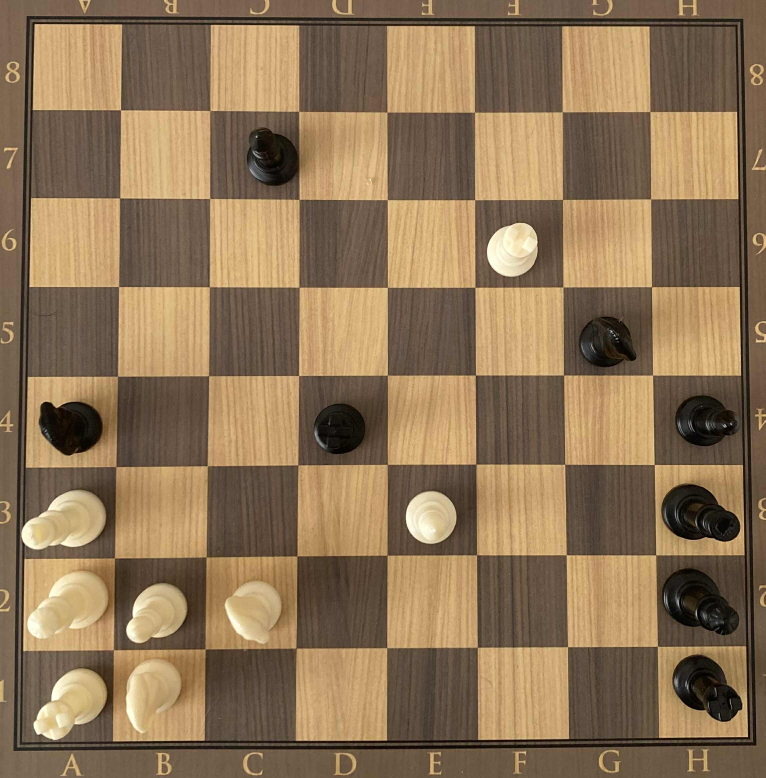
#> input picture testing-images/15.jpg, 2296 x 2334 px (shown at 1/3 size)
$ python board_processor.py   (older library calls are emulated)
#> lines starting #> are read from the running program, lines starting #| are printed output that depends on the picture
#> further down, image is the input picture: shape (2334, 2296, 3); mean B, G, R 86.3, 116.5, 141.8
### image_processor/preprocessor.py
"""
Board2Board – Primary Preprocessing Module
Author: Jared Aung © 2025 All rights reserved.

Description:
------------
This module performs the **primary preprocessing stage** of chessboard detection:
1. Applies edge detection (Canny) and Hough Transform to detect chessboard lines.
2. Computes intersections of vertical and horizontal lines.
3. Clusters intersection points to remove duplicates and noise.
4. Identifies four board corners (top-left, top-right, bottom-right, bottom-left).
5. Warps the detected chessboard into a normalized square (top-down perspective).

Additionally:
- Extracts training features (intensity, edge density, entropy, etc.)
  to log for regression models predicting optimal thresholds.
- Integrates ML models (loaded via `joblib`) to predict thresholds if thresholds are set to 0.
"""

import cv2
import numpy as np
from sklearn.cluster import AgglomerativeClustering
from scipy.spatial.distance import pdist
from collections import defaultdict
from skimage.measure import shannon_entropy
import joblib

# -------------------- DATA STRUCTURES --------------------
# Stores features collected during Hough line detection
primary_hough_training_data = {
    "mean_intensity": 0.0,
    "std_intensity": 0.0,
    "edge_density": 0.0,
    "gradient_mean": 0.0,
    "gradient_std": 0.0,
    "entropy": 0.0,
    "aspect_ratio": 0.0,
    "mean_distance": 0.0,
    "std_distance": 0.0,
    "hough_threshold": 0
}

# Stores features collected during intersection clustering
primary_clustering_data = {
    "num_points": 0,
    "mean_distance": 0.0,
    "std_distance": 0.0,
    "cluster_threshold": 0
}

# -------------------- HELPER FUNCTIONS --------------------
def compute_intersection(rho1, theta1, rho2, theta2):
    """
    Computes intersection point of two Hough lines (in polar form).

    Args:
        rho1, theta1: Parameters of the first line.
        rho2, theta2: Parameters of the second line.

    Returns:
        (x, y) tuple of intersection point (int), or None if lines are parallel.
    """
    a1, b1 = np.cos(theta1), np.sin(theta1)
    a2, b2 = np.cos(theta2), np.sin(theta2)
    A = np.array([[a1, b1], [a2, b2]])
    B = np.array([[rho1], [rho2]])
    if np.abs(np.linalg.det(A)) < 1e-10:  # Avoid nearly parallel lines
        return None
    intersection = np.linalg.solve(A, B)
    return tuple(np.round(intersection.flatten()).astype(int))

def cluster_points(points, threshold=40):
    """
    Clusters raw intersection points into averaged points using Agglomerative Clustering.

    Args:
        points (list): List of (x, y) points.
        threshold (int): Distance threshold for clustering.

    Returns:
        clustered_points (list): List of averaged cluster centers as (x, y).
    """
    if not points:
        return []
    points_np = np.array(points)
    clustering = AgglomerativeClustering(
        n_clusters=None, distance_threshold=threshold
    ).fit(points_np)

    clustered = defaultdict(list)
    for label, pt in zip(clustering.labels_, points):
        clustered[label].append(pt)

    return [tuple(np.mean(pts, axis=0).astype(int)) for pts in clustered.values()]

def find_board_corner(points):
    """
    Identifies four board corners from clustered intersection points.

    Args:
        points (np.ndarray): Nx2 array of (x, y) points.

    Returns:
        src_points (np.ndarray): Four ordered corners (tl, tr, br, bl).
    """
    sums = points[:, 0] + points[:, 1]
    diffs = points[:, 0] - points[:, 1]

    tl = points[np.argmin(sums)]
    br = points[np.argmax(sums)]
    tr = points[np.argmin(diffs)]
    bl = points[np.argmax(diffs)]

    src_points = np.float32([tl, tr, br, bl])
    return src_points

# -------------------- MAIN PREPROCESSING --------------------
def preprocess_image(image, primary_houghline, primary_clustering):
    """
    Runs primary preprocessing to detect chessboard corners.

    Args:
        image (np.ndarray): Input chessboard image (BGR).
        primary_houghline (int): Threshold for Hough Transform (0 = predict with ML model).
        primary_clustering (int): Threshold for clustering intersections (0 = predict with ML model).

    Returns:
        src_points (np.ndarray): Four ordered chessboard corners (tl, tr, br, bl).
        primary_hough_training_data (dict): Extracted Hough training features.
        primary_clustering_data (dict): Extracted clustering training features.
    """
#> called with primary_houghline = 170, primary_clustering = 85
    # --- Preprocessing & Edge Detection ---
    gray = cv2.cvtColor(image, cv2.COLOR_BGR2GRAY)
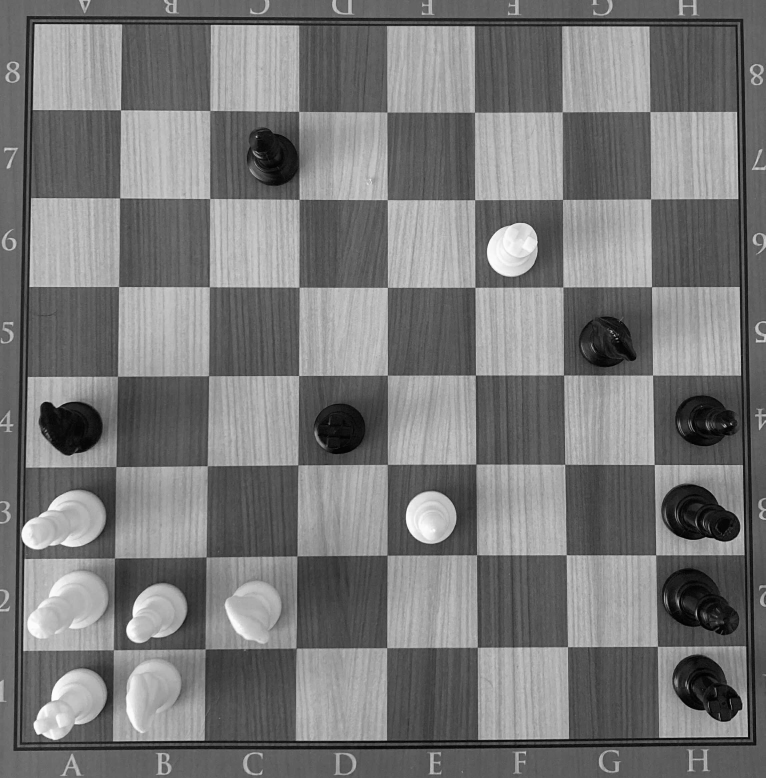
#> gray: shape (2334, 2296) (shown at 1/3 size); min 0, max 253, mean 120.6
    blurred = cv2.GaussianBlur(gray, (5, 5), 1)
    edges = cv2.Canny(blurred, 50, 150, apertureSize=3)
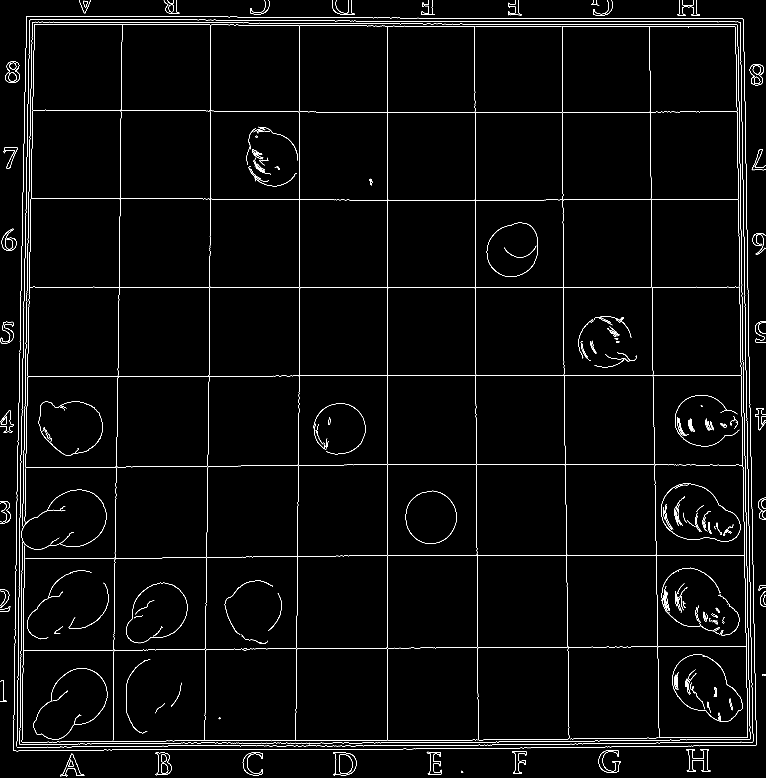
#> edges: shape (2334, 2296) (shown at 1/3 size); 1.7% white in thin lines or dots

    # --- Feature Extraction ---
    primary_hough_training_data["mean_intensity"] = np.mean(edges)
    primary_hough_training_data["std_intensity"] = np.std(edges)
    primary_hough_training_data["edge_density"] = np.sum(edges > 0) / edges.size

    sobel_x = cv2.Sobel(gray, cv2.CV_64F, 1, 0, ksize=3)
    sobel_y = cv2.Sobel(gray, cv2.CV_64F, 0, 1, ksize=3)
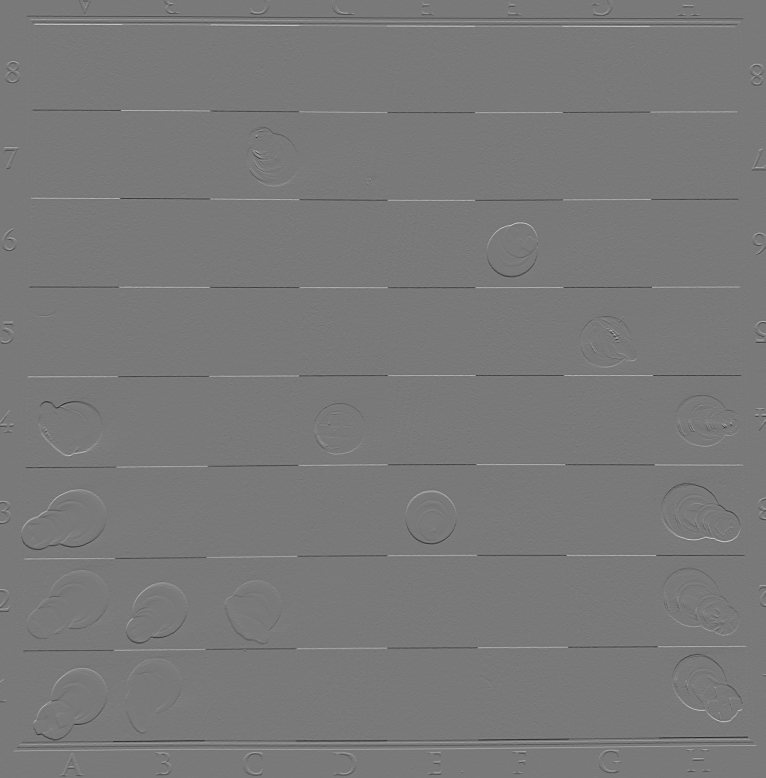
#> sobel_y: shape (2334, 2296) float64 (shown at 1/3 size); min -669, max 732, mean 0; drawn with min black and max white
    gradient_magnitude = np.sqrt(sobel_x**2 + sobel_y**2)
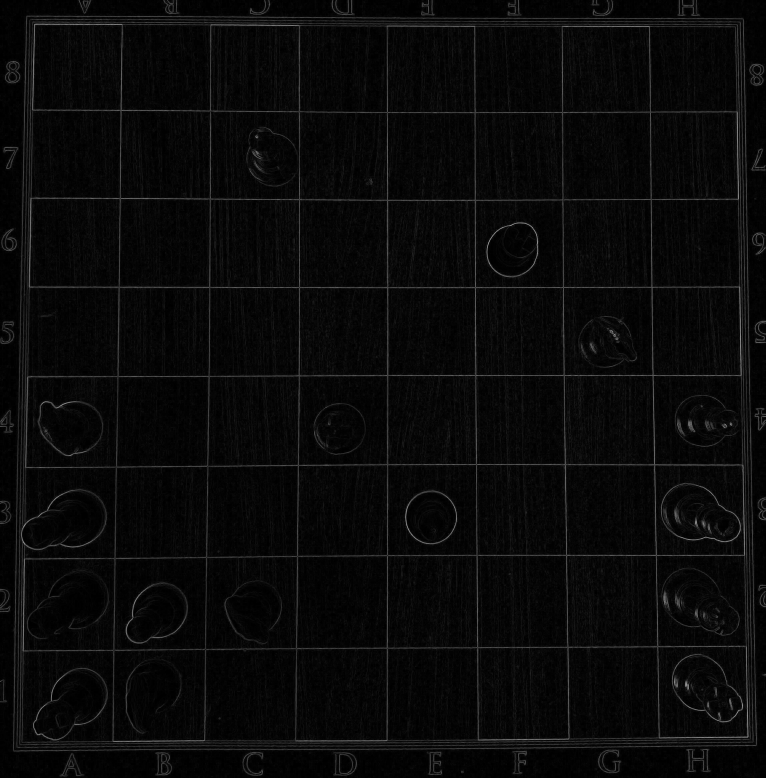
#> gradient_magnitude: shape (2334, 2296) float64 (shown at 1/3 size); min 0, max 878.4, mean 33.1; drawn with min black and max white
    primary_hough_training_data["gradient_mean"] = np.mean(gradient_magnitude)
    primary_hough_training_data["gradient_std"] = np.std(gradient_magnitude)

    primary_hough_training_data["entropy"] = shannon_entropy(gray)
    primary_hough_training_data["aspect_ratio"] = gray.shape[1] / gray.shape[0]

    # --- Predict Hough Threshold if not provided ---
    if primary_houghline == 0:
        primary_hough_features = np.array([
            primary_hough_training_data["mean_intensity"],
            primary_hough_training_data["std_intensity"],
            primary_hough_training_data["edge_density"],
            primary_hough_training_data["gradient_mean"],
            primary_hough_training_data["gradient_std"],
            primary_hough_training_data["entropy"],
            primary_hough_training_data["aspect_ratio"]
        ])
        primary_hough_model = joblib.load('models/primary_hough_pipeline.pkl')
        primary_houghline = int(primary_hough_model.predict([primary_hough_features])[0])
        print("Predicted Primary Hough threshold:", primary_houghline)

    # --- Detect Lines with Hough Transform ---
    lines = cv2.HoughLines(edges, 1, np.pi / 180, primary_houghline)
#> lines = 136 rows, first 8: [-2204, 3.12], [-2219, 3.12], [-2210, 3.12], [-2228, 3.12], [1126, 1.57], [-1939, 3.12], [1163, 0], [861, 1.57]
    if lines is None:
        print("No lines found")
        exit()
    primary_hough_training_data["hough_threshold"] = primary_houghline

    # Draw detected lines for visualization
    img2 = image.copy()
    for rho_theta in lines:
        rho, theta = rho_theta[0]
        a, b = np.cos(theta), np.sin(theta)
        x0, y0 = a * rho, b * rho
        x1, y1 = int(x0 + 1000 * (-b)), int(y0 + 1000 * (a))
        x2, y2 = int(x0 - 1000 * (-b)), int(y0 - 1000 * (a))
        cv2.line(img2, (x1, y1), (x2, y2), (0, 0, 255), 2)
#> this loop made 136 passes
#> (rho, theta, a, b, x0, y0, x1, y1) on passes 1 to 8: (-2204, 3.12, -1, 0.0175, 2203.7, -38.47, 2186, -1038), (-2219, 3.12, -1, 0.0175, 2218.7, -38.73, 2201, -1038), (-2210, 3.12, -1, 0.0175, 2209.7, -38.57, 2192, -1038), (-2228, 3.12, -1, 0.0175, 2227.7, -38.88, 2210, -1038), (1126, 1.57, -4.37e-08, 1, -4.92e-05, 1126, -1000, 1125), (-1939, 3.12, -1, 0.0175, 1938.7, -33.84, 1921, -1033), (1163, 0, 1, 0, 1163, 0, 1163, 1000), (861, 1.57, -4.37e-08, 1, -3.76e-05, 861, -1000, 860)
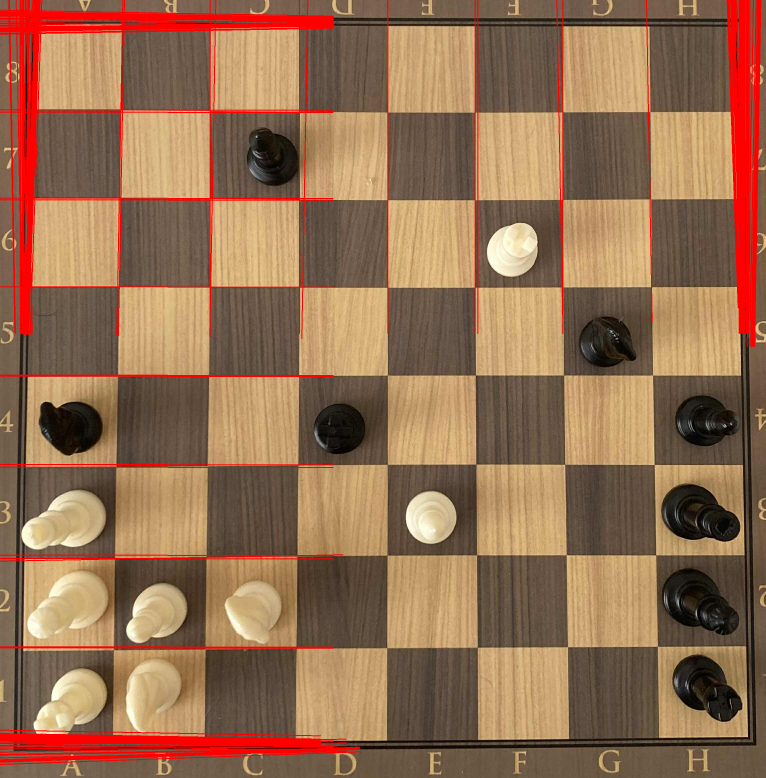
#> img2: shape (2334, 2296, 3) (shown at 1/3 size); mean B, G, R 82.2, 111.1, 149.4
    cv2.imshow("Primary Hough Lines", img2)

    # --- Classify Lines into Vertical/Horizontal ---
    vertical_lines, horizontal_lines = [], []
    for rho_theta in lines:
        rho, theta = rho_theta[0]
        angle = np.degrees(theta)
        if abs(angle) < 30 or abs(angle - 180) < 30:
            vertical_lines.append((rho, theta))
        elif abs(angle - 90) < 30:
            horizontal_lines.append((rho, theta))
#> this loop made 136 passes
#> (rho, theta, angle) on passes 1 to 8: (-2204, 3.12, 179), (-2219, 3.12, 179), (-2210, 3.12, 179), (-2228, 3.12, 179), (1126, 1.57, 90), (-1939, 3.12, 179), (1163, 0, 0), (861, 1.57, 90)

    # --- Find Intersections of Vertical & Horizontal Lines ---
    intersections = []
    img3 = image.copy()
    for vrho, vtheta in vertical_lines:
        for hrho, htheta in horizontal_lines:
            pt = compute_intersection(vrho, vtheta, hrho, htheta)
            if pt is not None:
                x, y = pt
                if 0 <= x < image.shape[1] and 0 <= y < image.shape[0]:
                    intersections.append((x, y))
#> this loop made 69 passes

    # --- Compute Clustering Features ---
    primary_clustering_data["cluster_threshold"] = primary_clustering
    points = np.array(intersections)
    primary_clustering_data["num_points"] = len(points)

    if len(points) >= 2:
        distances = pdist(points)
        primary_clustering_data["mean_distance"] = np.mean(distances)
        primary_clustering_data["std_distance"] = np.std(distances)
    else:
        primary_clustering_data["mean_distance"] = 0
        primary_clustering_data["std_distance"] = 0

    # --- Predict Clustering Threshold if not provided ---
    if primary_clustering == 0:
        primary_clustering_features = np.array([
            primary_clustering_data["num_points"],
            primary_clustering_data["mean_distance"],
            primary_clustering_data["std_distance"]
        ])
        primary_clustering_model = joblib.load('models/primary_cluster_pipeline.pkl')
        primary_clustering = int(primary_clustering_model.predict([primary_clustering_features])[0])
        primary_clustering_data["cluster_threshold"] = primary_clustering
        print("Predicted Primary Clustering threshold:", primary_clustering)

    # --- Cluster Intersections & Find Board Corners ---
    clustered_pts = cluster_points(intersections, threshold=primary_clustering)
#> the loop in cluster_points, `for label, pt in zip(clustering.labels_, points):` made 4623 passes
#> (label, pt) on passes 1 to 3: (132, (2224, 1126)), (110, (2219, 861)), (23, (2206, 72))
    pts = np.array(clustered_pts)
    src_points = find_board_corner(pts)

    # Visualize detected corners
    for corner in src_points:
        cv2.circle(img3, tuple(map(int, corner)), 5, (0, 0, 255), -1)
#> this loop made 4 passes
#> corner on passes 1 to 4: [29, 49], [35, 2283], [2280, 2248], [2272, 32]
#> the answer given: y
    cv2.imshow("Board Corners", img3)
    return src_points, primary_hough_training_data, primary_clustering_data

# -------------------- WARPING FUNCTION --------------------
def warp_board_by_corners(src_points, image):
    """
    Warps the chessboard image into a normalized square (top-down view).

    Args:
        src_points (np.ndarray): Four detected board corners.
        image (np.ndarray): Original chessboard image.

    Returns:
        warped (np.ndarray): Warped 800x800 chessboard image.
    """
    board_size = 800
    dst_points = np.float32([
        [10, 10],
        [board_size - 10, 10],
        [board_size - 10, board_size - 10],
        [10, board_size - 10]
    ])
    M = cv2.getPerspectiveTransform(src_points, dst_points)
    warped = cv2.warpPerspective(image, M, (board_size, board_size))
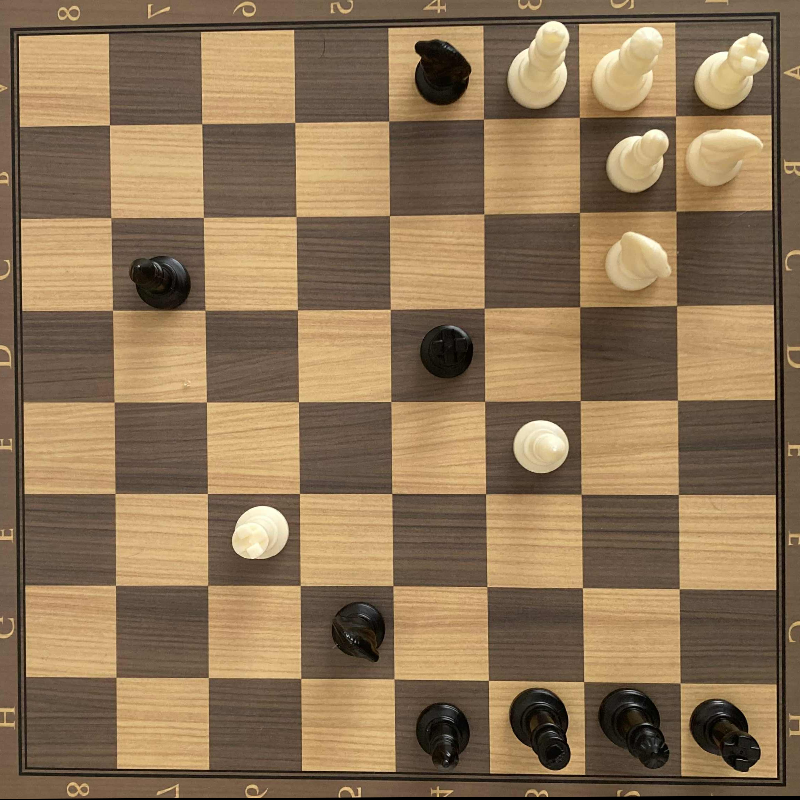
#> warped: shape (800, 800, 3); mean B, G, R 86.3, 116.6, 141.9
    cv2.imshow("Warped Board", warped)
    return warped

### image_processor/secondary_processor.py
"""
Board2Board – Secondary Preprocessing Module
Author: Jared Aung © 2025 All rights reserved.

Description:
------------
This module performs the **secondary preprocessing stage** of chessboard detection:
1. Detects grid lines on the warped chessboard using Hough Transform.
2. Computes intersections of vertical and horizontal lines.
3. Clusters intersection points to refine accuracy.
4. Sorts clustered intersections into a structured 9×9 grid.
5. Visualizes detected grid squares with chess notation labels.

Additionally:
- Extracts training features (intensity, edge density, gradient, entropy, etc.)
  for machine learning models that predict optimal thresholds.
- Integrates ML models (via `joblib`) to automatically determine thresholds
  if not provided.
"""

import cv2
import numpy as np
from sklearn.cluster import AgglomerativeClustering
from scipy.spatial.distance import pdist
from collections import defaultdict
from skimage.measure import shannon_entropy
import joblib

# -------------------- DATA STRUCTURES --------------------
# Metrics/features extracted during secondary Hough Transform
secondary_hough_training_data = {
    "mean_intensity": 0.0,
    "std_intensity": 0.0,
    "edge_density": 0.0,
    "gradient_mean": 0.0,
    "gradient_std": 0.0,
    "entropy": 0.0,
    "aspect_ratio": 0.0,
    "mean_distance": 0.0,
    "std_distance": 0.0,
    "hough_threshold": 0
}

# Metrics/features extracted during secondary clustering
secondary_clustering_data = {
    "num_points": 0,
    "mean_distance": 0.0,
    "std_distance": 0.0,
    "cluster_threshold": 0
}

# -------------------- HELPER FUNCTIONS --------------------
def compute_intersection(rho1, theta1, rho2, theta2):
    """
    Computes the intersection point of two Hough lines (in polar form).

    Args:
        rho1, theta1: Parameters of the first line.
        rho2, theta2: Parameters of the second line.

    Returns:
        (x, y) as integer tuple, or None if lines are nearly parallel.
    """
    a1, b1 = np.cos(theta1), np.sin(theta1)
    a2, b2 = np.cos(theta2), np.sin(theta2)
    A = np.array([[a1, b1], [a2, b2]])
    B = np.array([[rho1], [rho2]])
    if np.abs(np.linalg.det(A)) < 1e-10:
        return None
    intersection = np.linalg.solve(A, B)
    return tuple(np.round(intersection.flatten()).astype(int))

def cluster_points(points, threshold=40):
    """
    Clusters raw intersection points into averaged cluster centers.

    Args:
        points (list): List of (x, y) tuples.
        threshold (int): Distance threshold for clustering.

    Returns:
        List of cluster center points as (x, y).
    """
    if not points:
        return []
    points_np = np.array(points)
    clustering = AgglomerativeClustering(
        n_clusters=None, distance_threshold=threshold
    ).fit(points_np)

    clustered = defaultdict(list)
    for label, pt in zip(clustering.labels_, points):
        clustered[label].append(pt)

    return [tuple(np.mean(pts, axis=0).astype(int)) for pts in clustered.values()]

def sort_into_grid(points, rows=9, cols=9):
    """
    Sorts clustered intersection points into a structured grid.

    Args:
        points (list): List of clustered intersection points.
        rows (int): Expected number of grid rows (default = 9).
        cols (int): Expected number of grid columns (default = 9).

    Returns:
        grid (list of lists): 2D array of grid points with shape rows×cols.
    """
    points = np.array(points)
    ys = np.array([pt[1] for pt in points])
    y_centers = np.sort(np.unique(np.round(ys / 50) * 50))

    grid = []
    for y in y_centers:
        row_points = [pt for pt in points if abs(pt[1] - y) < 30]
        row = sorted(row_points, key=lambda pt: pt[0])
        if len(row) == cols:
            grid.append(row[:cols])
    return grid

# -------------------- SECONDARY PROCESSING --------------------
def secondary_processing(warped, secondary_houghline, secondary_clustering):
    """
    Detects intersections of chessboard grid lines in a warped board image.

    Args:
        warped (np.ndarray): Warped chessboard image (top-down).
        secondary_houghline (int): Hough threshold (0 = predict via ML model).
        secondary_clustering (int): Clustering threshold (0 = predict via ML model).

    Returns:
        cluster_wrapped_pts (list): Clustered intersection points.
        img4 (np.ndarray): Visualization image with detected lines and intersections.
        secondary_hough_training_data (dict): Extracted Hough features.
        secondary_clustering_data (dict): Extracted clustering features.
    """
#> called with secondary_houghline = 150, secondary_clustering = 70
    # --- Edge Detection ---
    warped_gray = cv2.cvtColor(warped, cv2.COLOR_BGR2GRAY)
#> (the rest of the program and of its run is left out)
